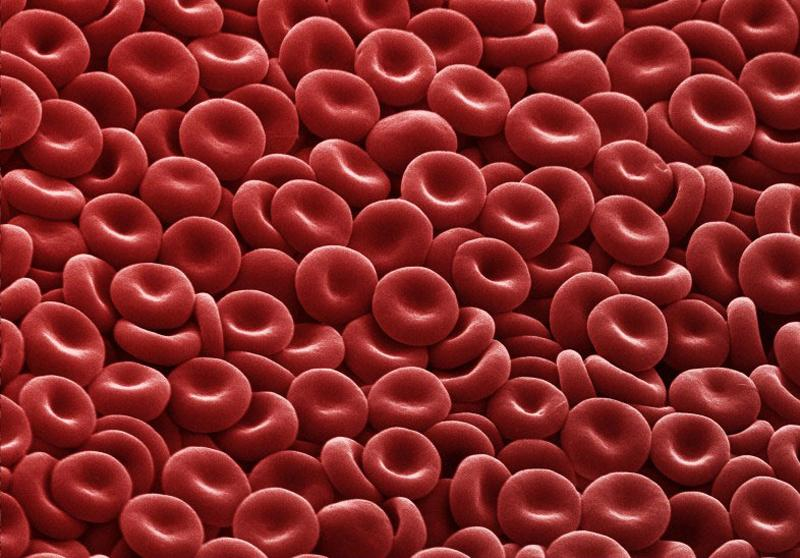
#> input picture images/Blood-cells_12.Red-blood-ce.jpg, 800 x 558 px, found by its file name
$ python question4.py
#> lines starting #> are read from the running program, lines starting #| are printed output that depends on the picture; after the words box and inside, x2 and y2 are one past the last pixel; in counts of white or black regions, pixels touching at a corner belong together
# Import libraries
import numpy as np
import cv2
import matplotlib as mp
import matplotlib.pyplot as plt


from skimage import data
from skimage import exposure
from skimage.exposure import match_histograms


################################################################################
#	Main
################################################################################
def main():
    test_images = [
        '/home/artemis-ii/Documents/ComputerVision/HW3Q4/images/Blood-cells_12.Red-blood-ce.jpg',
        '/home/artemis-ii/Documents/ComputerVision/HW3Q4/images/neuron.jpg',
    ]
    '''Read images and convert to grayscale'''
    img2 = cv2.imread(test_images[0], cv2.IMREAD_GRAYSCALE)
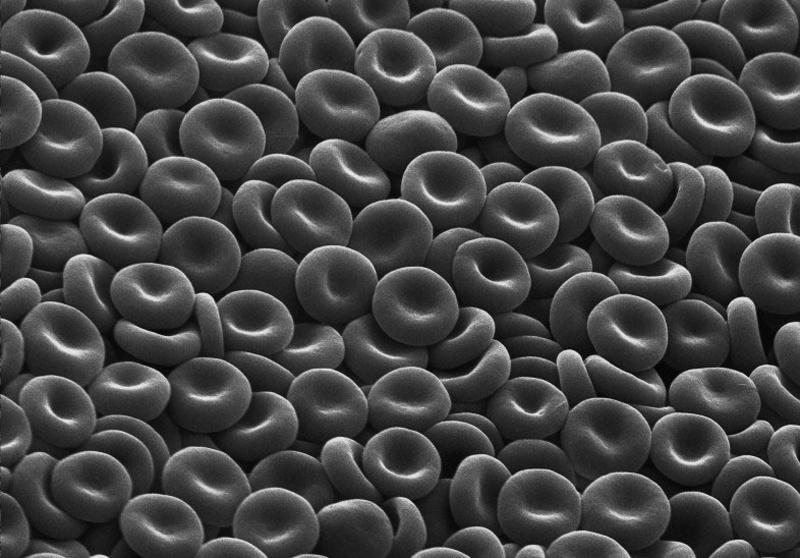
#> img2: shape (558, 800); min 0, max 244, mean 67.2
    img1 = cv2.imread(test_images[1], cv2.IMREAD_GRAYSCALE)
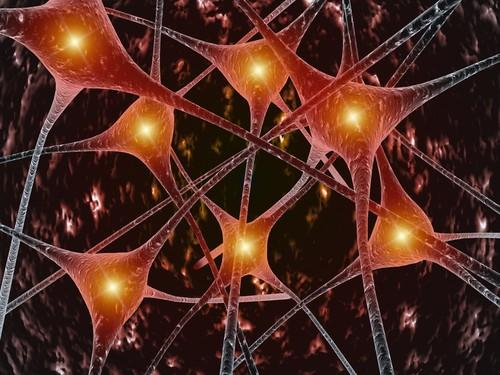
#> input picture images/neuron.jpg, 500 x 375 px, found by its file name
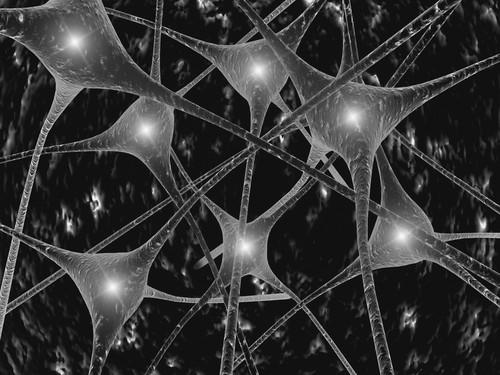
#> img1: shape (375, 500); min 0, max 255, mean 52.7

    cv2.imshow("red blood cells",img1)
    cv2.imshow("neurons",img2)
    # cv2.waitKey(10000)

    img1 = cv2.equalizeHist(img1)
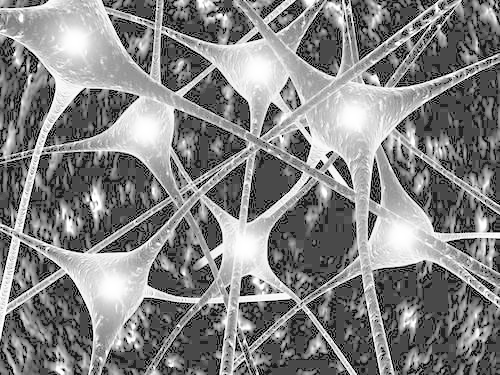
#> img1: shape (375, 500); min 0, max 255, mean 131.6
    binary = cv2.threshold(img1, 0, 255, cv2.THRESH_BINARY | cv2.THRESH_OTSU)[1]
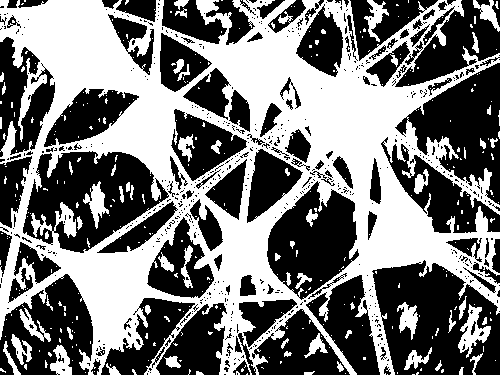
#> binary: shape (375, 500); 47.2% white; 365 white regions (303 under 20 px), largest, box (x1, y1, x2, y2) and area: (0, 0, 500, 375) 80332, (458, 304, 491, 358) 696, (83, 181, 109, 229) 495
    binary = cv2.bitwise_not(binary)

    kernel = np.ones((5,5), np.uint8)
    img_dilation = cv2.dilate(binary, kernel, iterations=3)
#> img_dilation: shape (375, 500); 86.7% white; 9 black regions (2 under 20 px), largest, box (x1, y1, x2, y2) and area: (29, 0, 177, 174) 8520, (210, 39, 408, 215) 8323, (63, 256, 147, 342) 3487
    img_erode = cv2.erode(img_dilation, kernel, iterations=2)
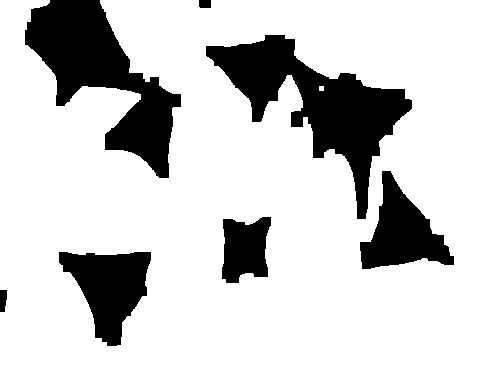
#> img_erode: shape (375, 500); 80.8% white; 7 black regions, largest, box (x1, y1, x2, y2) and area: (206, 35, 412, 219) 12233, (25, 0, 181, 178) 11480, (59, 252, 151, 346) 4967
    cv2.imshow("dilation",img_erode)

    img_erode = cv2.bitwise_not(img_erode)


    cv2.imshow("binary",binary)
    ret, labels = cv2.connectedComponents(img_erode)
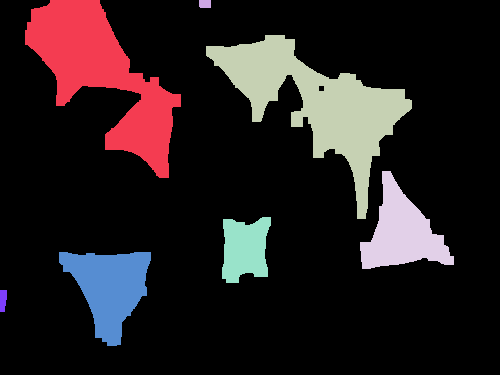
#> labels: shape (375, 500) int32; 8 distinct labels, from 0 to 7; one colour per label, 0 black
#> ret = 8

    print('objects number is:', ret-1)
#| objects number is: 7

    cv2.waitKey(10000)


if __name__ == "__main__":
    main()
